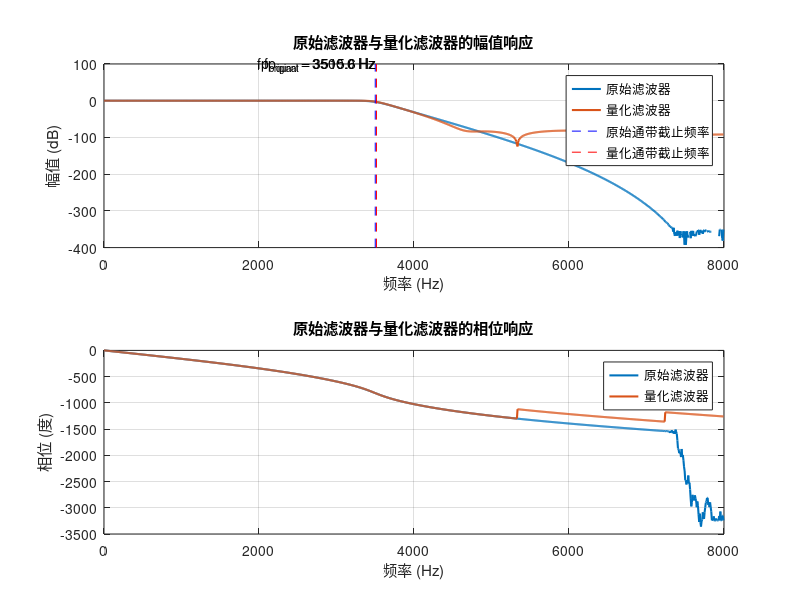

Recreate this plot in MATLAB. (Note: this script raises an error after producing the figure.)
% 设置滤波器参数
fs = 16000;  % 采样率
fp = 3400;   % 通带截止频率 (Hz
fsb = 3800 + (4200 - 3800) * rand(); % 随机阻带截止频率
disp(['随机生成阻带频率大小: ', num2str(fsb), ' Hz']);
Rp = 1; % 通带波动
Rs = 30; % 阻带衰减

% 归一化频率
Wp = fp / (fs / 2);
Ws = fsb / (fs / 2);

% 计算滤波器阶数和归一化截止频率
[n, Wn] = buttord(Wp, Ws, Rp, Rs);

% 设计巴特沃斯滤波器
[b, a] = butter(n, Wn, 'low');
[H,f] = freqz(b, a, 1024, fs);
% 量化系数
num_bits = 12;
b_quant = round(b * (2^(num_bits - 1))) / (2^(num_bits - 1));
a_quant = round(a * (2^(num_bits - 1))) / (2^(num_bits - 1));

% 检查量化后的滤波器是否符合规范
% fvtool(b_quant, a_quant);
% 计算频率响应
[H_quant, f_quant] = freqz(b_quant, a_quant, 1024, fs);

% 计算通带衰减
passband = 20*log10(abs(H_quant(f_quant <= fp)));
max_passband_attenuation = -min(passband);

% 计算阻带衰减
stopband = 20*log10(abs(H_quant(f_quant >= fsb)));
min_stopband_attenuation = -max(stopband);

% 显示结果
disp(['量化后通带最大衰减: ', num2str(max_passband_attenuation), ' dB']);
disp(['量化后阻带最小衰减: ', num2str(min_stopband_attenuation), ' dB']);

% 查找-3dB点
mag_response = 20*log10(abs(H));
mag_response_quant = 20*log10(abs(H_quant));

% 找到原始滤波器的-3dB点
fp_original_index = find(mag_response <= -3, 1);
fp_original = f(fp_original_index);

% 找到量化后滤波器的-3dB点
fp_quant_index = find(mag_response_quant <= -3, 1);
fp_quant = f_quant(fp_quant_index);

% 显示结果
disp(['原始滤波器的通带截止频率: ', num2str(fp_original), ' Hz']);
disp(['量化后滤波器的通带截止频率: ', num2str(fp_quant), ' Hz']);

% 绘制幅值响应比较
figure;
subplot(2, 1, 1);
plot(f, 20*log10(abs(H)), 'LineWidth', 1.5);
hold on;
plot(f_quant, 20*log10(abs(H_quant)), 'LineWidth', 1.5);
grid on;
xlabel('频率 (Hz)');
ylabel('幅值 (dB)');
title('原始滤波器与量化滤波器的幅值响应');

% 标注原始和量化后的通带截止频率
y_lim = get(gca, 'ylim'); % 获取y轴范围
plot([fp_original, fp_original], y_lim, 'b--');
plot([fp_quant, fp_quant], y_lim, 'r--');
text(fp_original, y_lim(2) - 3, sprintf('fp_{original} = %.1f Hz', fp_original), 'HorizontalAlignment', 'right');
text(fp_quant, y_lim(2) - 3, sprintf('fp_{quant} = %.1f Hz', fp_quant), 'HorizontalAlignment', 'right');
% 绘制相位响应比较
% 添加图例
legend('原始滤波器', '量化滤波器', '原始通带截止频率', '量化通带截止频率');

subplot(2, 1, 2);
plot(f, unwrap(angle(H)) * 180/pi, 'LineWidth', 1.5);
hold on;
plot(f_quant, unwrap(angle(H_quant)) * 180/pi, 'LineWidth', 1.5);
grid on;
xlabel('频率 (Hz)');
ylabel('相位 (度)');
title('原始滤波器与量化滤波器的相位响应');
legend('原始滤波器', '量化滤波器');

% 直接形式1
Hd_df1 = dfilt.df1(b_quant, a_quant);

% 直接形式2
Hd_df2 = dfilt.df2(b_quant, a_quant);

% 将滤波器转换为级联形式
[sos, g] = tf2sos(b_quant, a_quant);
Hd_cascade = dfilt.df2sos(sos, g);

% 将传递函数转换为并联形式
[z, p, k] = tf2zp(b_quant, a_quant);
[s, g] = zp2sos(z, p, k);
% 使用 dfilt.parallel 创建并联型滤波器对象
Hd_parallel = dfilt.parallel(dfilt.df2sos(sos, g));

scale_factor = 2^(num_bits - 1);

b_int = round(abs(b_quant) * scale_factor);
a_int = round(abs(a_quant) * scale_factor);

[addercost_b,b_opt,~] = ragn(b_int);
[addercost_a,a_opt,~] = ragn(a_int);
b_opt = b_opt/scale_factor;
a_opt = a_opt/scale_factor;


% 直接形式1
Hd_df1_opt = dfilt.df1(b_opt, a_opt);
% 创建直接形式 1 转置滤波器
Hd_df1t_opt = dfilt.df1t(b_opt, a_opt);


% 直接形式2
Hd_df2_opt = dfilt.df2(b_opt, a_opt);

% 将滤波器转换为级联形式
[sos_opt, g_opt] = tf2sos(b_opt, a_opt);
Hd_cascade_opt = dfilt.df2sos(sos_opt, g_opt);

% 将传递函数转换为并联形式
[z_opt, p_opt, k_opt] = tf2zp(b_opt, a_opt);
[s_opt, g_opt] = zp2sos(z_opt, p_opt, k_opt);
Hd_parallel_opt = dfilt.df2sos(s_opt, g_opt);

% 比较滤波器的频率响应
% h1 = fvtool(Hd_df1, Hd_df1_opt, 'Analysis', 'freq');
% legend(h1, 'Direct Form I', 'Optimised Direct Form I');
% 
% h2 = fvtool(Hd_df2, Hd_df2_opt, 'Analysis', 'freq');
% legend(h2, 'Direct Form II', 'Optimised Direct Form II');
% 
% h3 = fvtool(Hd_cascade, Hd_cascade_opt, 'Analysis', 'freq');
% legend(h3, 'Cascade', 'Optimised Cascade');
% 
% h4 = fvtool(Hd_parallel, Hd_parallel_opt, 'Analysis', 'freq');
% legend(h4, 'Parallel', 'Optimised Parallel');


% 计算直接形式1和2的复杂度
function [num_adders, num_multipliers] = compute_direct_form_complexity(b, a)
num_adders = nnz(b) - 1 + nnz(a) - 1; % 非零系数的数量减去2（每个部分的第一个系数不需要加法器）
num_multipliers = nnz(b) + nnz(a); % 非零系数的数量
end

% 计算级联形式的复杂度
function [num_adders, num_multipliers] = compute_cascade_complexity(sos)
num_adders = 0;
num_multipliers = 0;
for i = 1:size(sos, 1)
    num_adders = num_adders + nnz(sos(i, 1:3)) + nnz(sos(i, 4:6)) - 2; % 每个二阶滤波器的非零系数数量减去2
    num_multipliers = num_multipliers + nnz(sos(i, :)); % 每个二阶滤波器的非零系数数量
end
end

% 计算并联形式的复杂度
function [num_adders, num_multipliers] = compute_parallel_complexity(s)
num_adders = 0;
num_multipliers = 0;
for i = 1:size(s, 1)
    num_adders = num_adders + nnz(s(i, 1:3)) + nnz(s(i, 4:6)) - 2; % 每个并联分支的非零系数数量减去2
    num_multipliers = num_multipliers + nnz(s(i, :)); % 每个并联分支的非零系数数量
end
end

% 直接形式1和2的复杂度计算
[adders_df1, multipliers_df1] = compute_direct_form_complexity(b_quant, a_quant);
[adders_df1_reduced, multipliers_df1_reduced] = compute_direct_form_complexity(b_opt, a_opt);

[adders_df2, multipliers_df2] = compute_direct_form_complexity(b_quant, a_quant);
[adders_df2_reduced, multipliers_df2_reduced] = compute_direct_form_complexity(b_opt, a_opt);

% 级联形式的复杂度计算
[adders_cascade, multipliers_cascade] = compute_cascade_complexity(sos);
[adders_cascade_reduced, multipliers_cascade_reduced] = compute_cascade_complexity(sos_opt);

% 并联形式的复杂度计算
[adders_parallel, multipliers_parallel] = compute_parallel_complexity(s);
[adders_parallel_reduced, multipliers_parallel_reduced] = compute_parallel_complexity(s_opt);

% 显示复杂度比较
disp('直接形式1 复杂度 (加法器数量, 乘法器数量):');
disp(['原始: ', num2str(adders_df1), ', ', num2str(multipliers_df1)]);
disp(['优化: ', num2str(adders_df1_reduced), ', ', num2str(multipliers_df1_reduced)]);

disp('直接形式2 复杂度 (加法器数量, 乘法器数量):');
disp(['原始: ', num2str(adders_df2), ', ', num2str(multipliers_df2)]);
disp(['优化: ', num2str(adders_df2_reduced), ', ', num2str(multipliers_df2_reduced)]);

disp('级联形式 复杂度 (加法器数量, 乘法器数量):');
disp(['原始: ', num2str(adders_cascade), ', ', num2str(multipliers_cascade)]);
disp(['优化: ', num2str(adders_cascade_reduced), ', ', num2str(multipliers_cascade_reduced)]);

disp('并联形式 复杂度 (加法器数量, 乘法器数量):');
disp(['原始: ', num2str(adders_parallel), ', ', num2str(multipliers_parallel)]);
disp(['优化: ', num2str(adders_parallel_reduced), ', ', num2str(multipliers_parallel_reduced)]);
